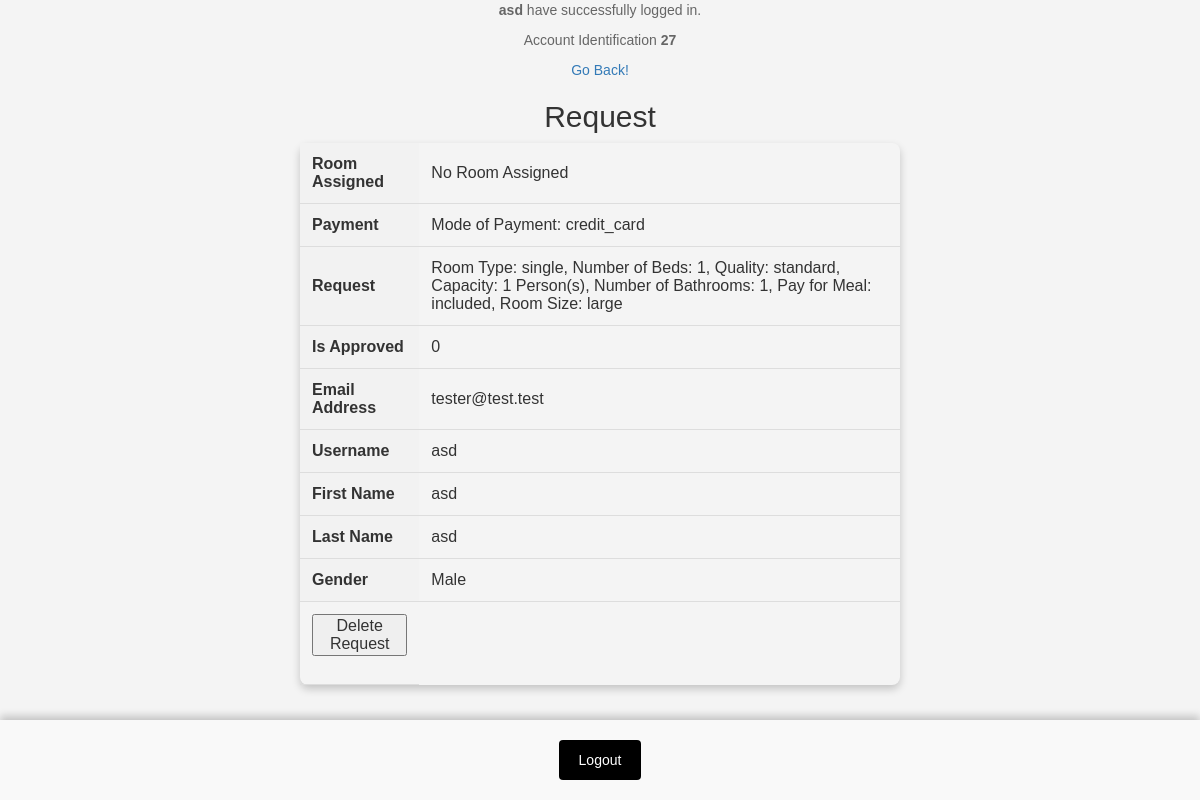
Screenshot of /request.php (signed in) with the database file from the repository.
### tables this page shows
CREATE TABLE `tbluseraccount` (
  `acctid` int(11) NOT NULL,
  `emailadd` varchar(50) NOT NULL,
  `username` varchar(50) NOT NULL,
  `password` varchar(255) NOT NULL,
  `usertype` varchar(50) NOT NULL
);

CREATE TABLE `tblcustomer` (
  `customerID` int(11) NOT NULL,
  `accountID` int(11) NOT NULL,
  `profileID` int(11) NOT NULL,
  `room_assigned` varchar(255) NOT NULL DEFAULT 'No Room Assigned',
  `payment` varchar(255) NOT NULL DEFAULT 'Payment Not Set'
);

CREATE TABLE `tblroomrequest` (
  `requestID` int(11) NOT NULL,
  `customerID` int(11) NOT NULL,
  `request` varchar(255) NOT NULL,
  `isApprove` tinyint(1) NOT NULL DEFAULT 0
);

CREATE TABLE `tbluserprofile` (
  `userid` int(11) NOT NULL,
  `acctid` int(11) NOT NULL,
  `firstname` varchar(50) NOT NULL,
  `lastname` varchar(50) NOT NULL,
  `gender` varchar(50) NOT NULL
);

### request.php (the view, shortened to what this page needs)
<?php
    include 'header.php';
    include 'connect.php';
    ?>
    <div class="center-container">
            <div class="">
                <p> <b> <?php echo $_SESSION["ExistingUserAccountUsername"]?> </b> have successfully logged in.</p>
                <p>  Account Identification <b> <?php echo $_SESSION["ExistingUserAccountID"]?> </b> </p>
                <p> <a href="book.php">Go Back!</a></p>
            </div>
        </div>
    <?php
    $sql = "SELECT *
        FROM tbluseraccount
        JOIN tbluserprofile ON tbluseraccount.acctid = tbluserprofile.acctid
        JOIN tblcustomer ON tbluseraccount.acctid = tblcustomer.accountID
        JOIN tblroomrequest ON tblcustomer.customerID = tblroomrequest.customerID
        WHERE tbluseraccount.acctid = ? OR tblcustomer.customerID = ?";
    $stmt = $mysqli->prepare($sql);
    $stmt->bind_param("ii", $_SESSION["ExistingUserAccountID"], $_SESSION["newlyRegisteredCustomerID"]);
    if(!$stmt->execute()) {
        throw new Exception("Error executing SQL statement: " . $stmt->error);
    }
    $result = $stmt->get_result();
    if($result->num_rows == 1){
        $row = $result->fetch_assoc();
        ?>
        <h2 style="text-align: center;">Request</h2>
        <table>
            <tr>
                <th>Room Assigned</th>
                <td><?php echo $row['room_assigned']; ?></td>
            </tr>
            <tr>
                <th>Payment</th>
                <td><?php echo $row['payment']; ?></td>
            </tr>
            <tr>
                <th>Request</th>
                <td><?php echo $row['request']; ?></td>
            </tr>
            <tr>
                <th>Is Approved</th>
                <td><?php echo $row['isApprove']; ?></td>
            </tr>
            <tr>
                <th>Email Address</th>
                <td><?php echo $row['emailadd']; ?></td>
            </tr>
            <tr>
                <th>Username</th>
                <td><?php echo $row['username']; ?></td>
            </tr>
            <tr>
                <th>First Name</th>
                <td><?php echo $row['firstname']; ?></td>
            </tr>
            <tr>
                <th>Last Name</th>
                <td><?php echo $row['lastname']; ?></td>
            </tr>
            <tr>
                <th>Gender</th>
                <td><?php echo $row['gender']; ?></td>
            </tr>
            <tr>
                <td>
                    <form action="" method="POST">
                        <button>Delete Request</button>
                    </form>
                </td>
            </tr>
        </table>
        <?php
    }
?>
    <?php include "footer.php" ?>

### header.php (shortened to what this page needs)
<head>
    <link rel="stylesheet" href="https://maxcdn.bootstrapcdn.com/bootstrap/3.4.1/css/bootstrap.min.css">
    <link rel="stylesheet" href="/style.css">
</head>

### footer.php (shortened to what this page needs)
<body>
    <div class="footer">
        <button class="logout-btn" onclick="logout()">Logout</button>
    </div>
</body>

### style.css (style rules this page uses)
body { font-family: Arial, sans-serif; margin: 0; padding: 0; background-color: #f4f4f4; }
p { text-align: center; color: #666; }
table { border-collapse: collapse; width: 50%; margin: auto; box-shadow: 0 4px 8px 0 rgba(0,0,0,0.2); border-radius: 8px; }
th, td { padding: 12px; text-align: left; border-bottom: 1px solid #ddd; }
th { background-color: #f2f2f2; }
.footer { position: fixed; bottom: 0; left: 0; width: 100%; background-color: #f9f9f9; box-shadow: 0 -4px 8px 0 rgba(0,0,0,0.2); padding: 20px; text-align: center; }
.logout-btn { background-color: black; color: white; padding: 10px 20px; border: none; border-radius: 4px; cursor: pointer; transition: background-color 0.3s; }

### rows the page displays
tbluseraccount: tblcustomer.room_assigned "No Room Assigned", tblcustomer.payment "Mode of Payment: credit_card", tblroomrequest.request "Room Type: single, Number of Beds: 1, Quality: standard, Capacity: 1 Person(s), Number of Bathrooms: 1, Pay for Meal: included, Room Size: large", tblroomrequest.isApprove "0", emailadd "tester@test.test", username "asd", tbluserprofile.firstname "asd", tbluserprofile.lastname "asd", tbluserprofile.gender "Male"

### other values shown
$_SESSION["ExistingUserAccountUsername"] "asd"
$_SESSION["ExistingUserAccountID"] "27"
